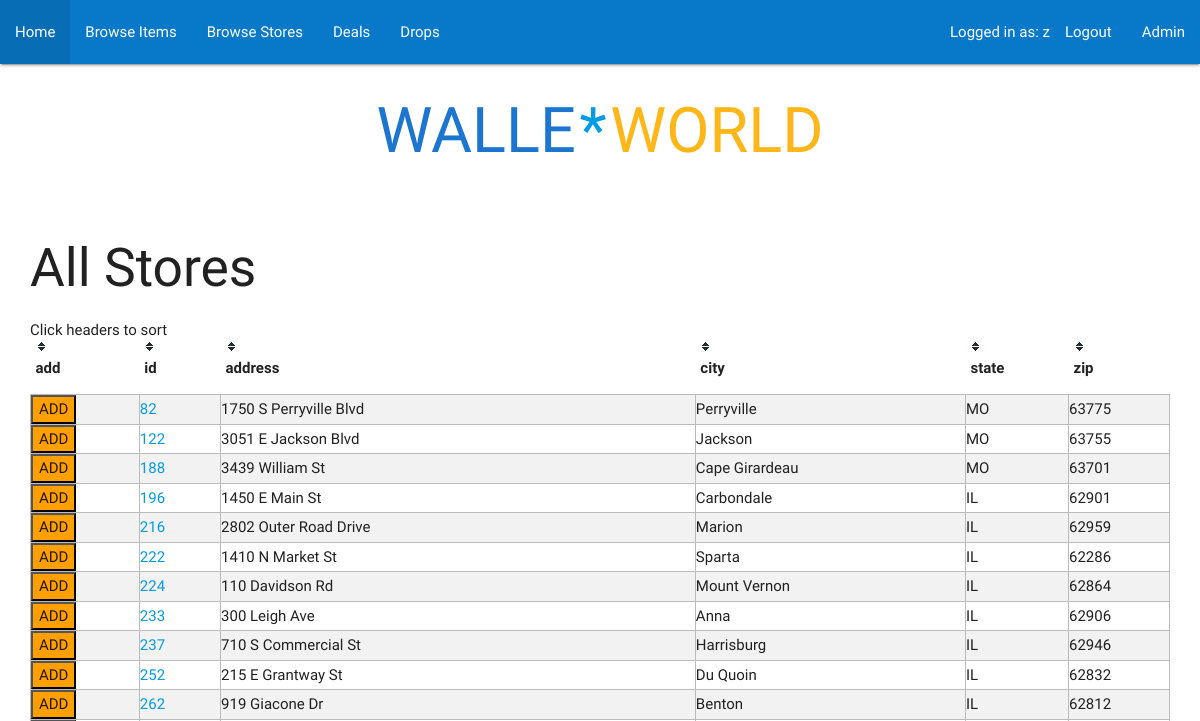
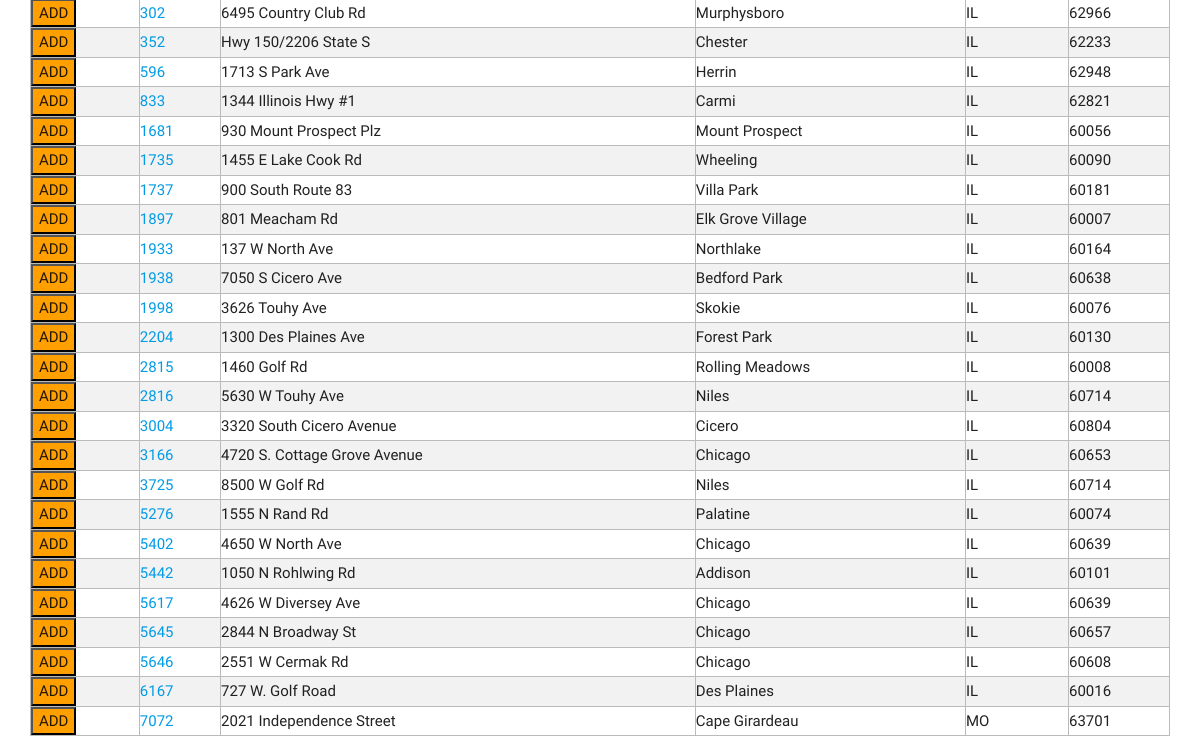
Before: /browsestores (signed in) with the older database file (2 pictures, top to bottom).
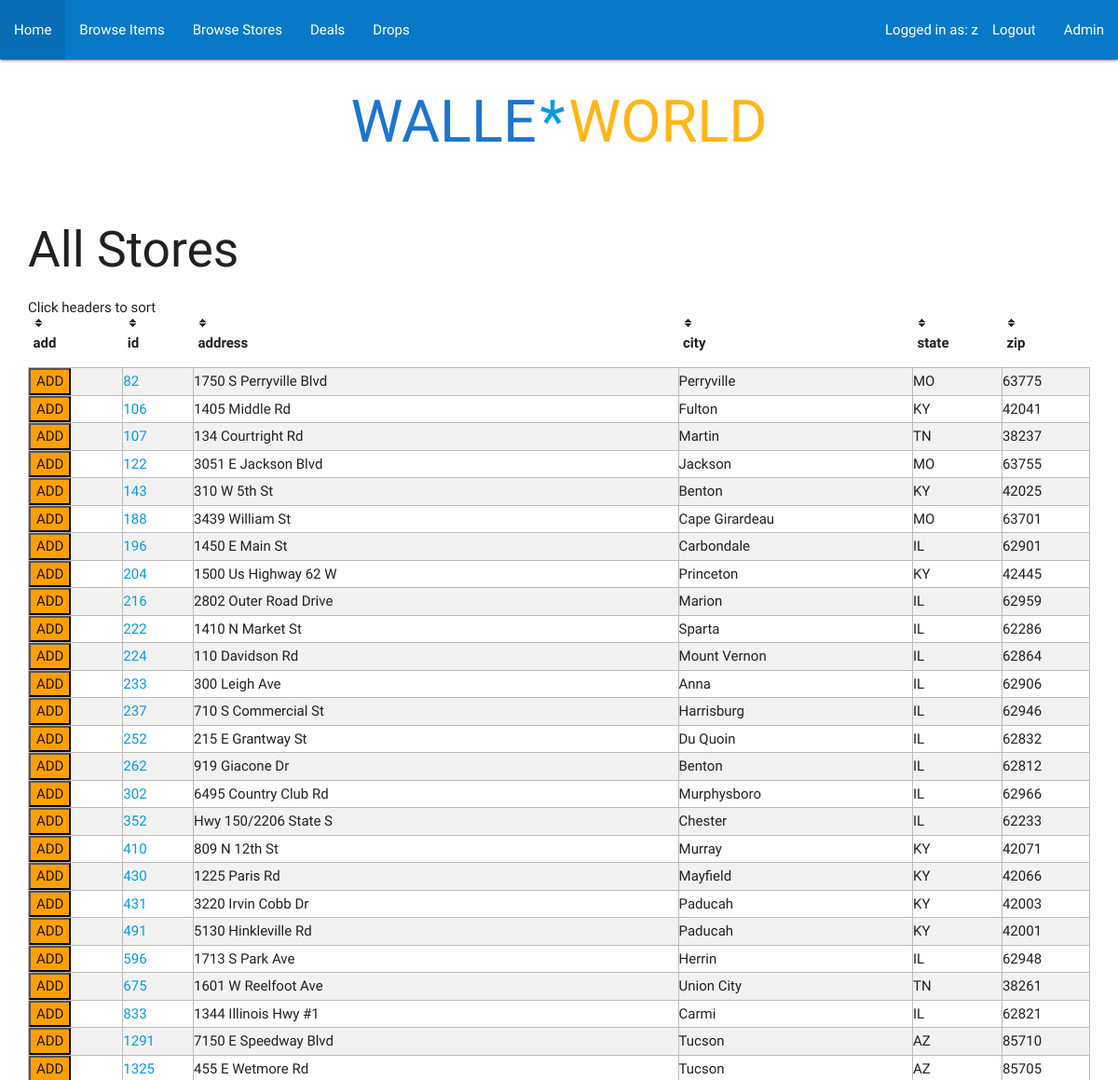
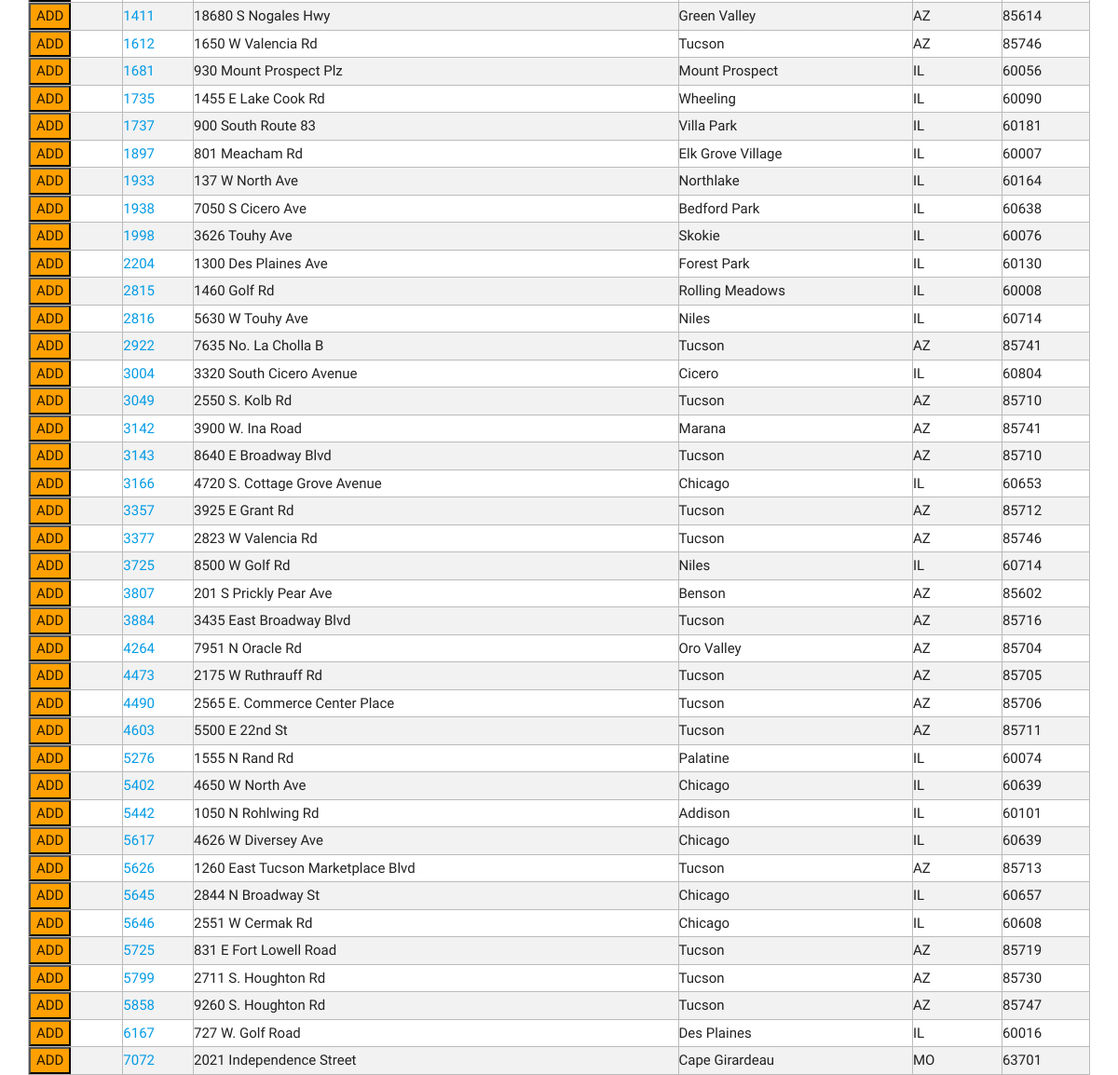
After: the same page with the newer database file (2 pictures, top to bottom).
### tables this page shows
CREATE TABLE stores (
  id integer primary key not null,
  street text not null,
  distance numeric not null,
  city text not null,
  state text not null,
  zip integer not null,
  coords numeric not null
);

### application.py (the view)
@app.route('/browsestores', methods=['GET'])
@login_required
def browsestores():
    db = get_db()
    stores = query_db('SELECT id, city, state, street, zip FROM stores')
    return render_template("browsestores.html", stores=stores)

### application.py (called while the page is built)
def connect_db():
    rv = sqlite3.connect(app.config['DATABASE'])
    rv.row_factory = sqlite3.Row
    return rv

def query_db(query, args=(), one=False):
    cur = get_db().execute(query, args)
    rv = cur.fetchall()
    cur.close()
    return (rv[0] if rv else None) if one else rv

def get_db():
    if not hasattr(g, 'sqlite_db'):
        g.sqlite_db = connect_db()
    return g.sqlite_db

### helpers.py (called while the page is built)
def login_required(f):
    @wraps(f)
    def decorated_function(*args, **kwargs):
        if session.get("user_id") is None:
            return redirect("/login")
        return f(*args, **kwargs)
    return decorated_function

### templates/browsestores.html (shortened to what this page needs)
{% extends "layout.html" %}
{% block body %}
<h2>All Stores</h2>
Click headers to sort
<table class="striped tablesorter" id="allstores">
    <thead>
  <tr><th>add</th><th>id</th><th>address</th><th>city</th><th>state</th><th>zip</th></tr>
  </thead>
<tbody>
{%for store in stores%}
<tr>
<td><button class="waves-effect waves-light amber darken-2 btn-small" id="{{store.id}}.add" onclick="addStore()">ADD</button></td>
<td><a href="/store?store={{store.id}}">{{store.id}}</a></td> <td>{{store.street}}</td><td>{{store.city}}</td><td>{{store.state}}</td><td>{{store.zip}}</td>
</tr>
{%endfor%}
</tbody>
</table>
{% endblock %}

### templates/layout.html (shortened to what this page needs)
<!doctype html>
<link rel=stylesheet type=text/css href="{{ url_for('static', filename='style.css') }}">
<link type="text/css" rel="stylesheet" href="{{ url_for('static', filename='materialize/css/materialize.min.css') }}" media="screen,projection" />
<link type="text/css" rel="stylesheet" href="{{ url_for('static', filename='style.css') }}" />
<body>
    <div class=page>
        <nav>
            <div class="nav-wrapper">
                <ul id="nav-mobile" class="left hide-on-med-and-down">
                    <li><a href="/">Home</a></li>
                    <li><a href="/browseitems">Browse Items</a></li>
                    <li><a href="/browsestores">Browse Stores</a></li>
                    <li><a href="/deals">Deals</a></li>
                    <li><a href="/pricedrops">Drops</a></li>
                </ul>
                <ul id="nav-mobile" class="right hide-on-med-and-down">
                    <li> {% if session.username %} Logged in as: {{session.username}} {% endif %}
                    </li>
                    <li><a href="{{url_for('login')}}">      {% if not session.username %}Login <li><a href="{{url_for('register')}}">Register</a></li>
                    {%else%}Logout{%endif%}</a></li>
                    {% if session.level == 2 %}<li><a href="{{url_for('admin')}}">Admin</a></li>{%endif%}
                </ul>
            </div>
        </nav>
        <div class="container">
            <center>
            <a href="/">
                    <h1 class="w">WALLE</h1>
                    <h1>*</h1>
                    <h1 class="m">WORLD</h1>
            </a>
            </center>
            <br>
            {% block body %} {% endblock %}
        </div>
    </div>
</body>

### static/style.css (style rules this page uses)
h1.w { color: #1c75cf; display: inline-block; }
h1.m { color: #ffb619; display: inline-block; }
h1 { display: inline-block; }
td { padding: 0; border: 1px solid #bbbbbb; }
nav { background-color: #0879c9; }
.container { width: 95%; }
table.tablesorter thead tr .header { background-image: url(bg.gif); background-repeat: no-repeat; cursor: pointer; }

Changed rows visible on the page:
added stores: id "106", street "1405 Middle Rd", city "Fulton", state "KY", zip "42041"
added stores: id "107", street "134 Courtright Rd", city "Martin", state "TN", zip "38237"
added stores: id "143", street "310 W 5th St", city "Benton", state "KY", zip "42025"
added stores: id "204", street "1500 Us Highway 62 W", city "Princeton", state "KY", zip "42445"
added stores: id "410", street "809 N 12th St", city "Murray", state "KY", zip "42071"
added stores: id "430", street "1225 Paris Rd", city "Mayfield", state "KY", zip "42066"
added stores: id "431", street "3220 Irvin Cobb Dr", city "Paducah", state "KY", zip "42003"
added stores: id "491", street "5130 Hinkleville Rd", city "Paducah", state "KY", zip "42001"
added stores: id "675", street "1601 W Reelfoot Ave", city "Union City", state "TN", zip "38261"
added stores: id "1291", street "7150 E Speedway Blvd", city "Tucson", state "AZ", zip "85710"
added stores: id "1325", street "455 E Wetmore Rd", city "Tucson", state "AZ", zip "85705"
added stores: id "1411", street "18680 S Nogales Hwy", city "Green Valley", state "AZ", zip "85614"
added stores: id "1612", street "1650 W Valencia Rd", city "Tucson", state "AZ", zip "85746"
added stores: id "2922", street "7635 No. La Cholla B", city "Tucson", state "AZ", zip "85741"
added stores: id "3049", street "2550 S. Kolb Rd", city "Tucson", state "AZ", zip "85710"
added stores: id "3142", street "3900 W. Ina Road", city "Marana", state "AZ", zip "85741"
added stores: id "3143", street "8640 E Broadway Blvd", city "Tucson", state "AZ", zip "85710"
added stores: id "3357", street "3925 E Grant Rd", city "Tucson", state "AZ", zip "85712"
added stores: id "3377", street "2823 W Valencia Rd", city "Tucson", state "AZ", zip "85746"
added stores: id "3807", street "201 S Prickly Pear Ave", city "Benson", state "AZ", zip "85602"
added stores: id "3884", street "3435 East Broadway Blvd", city "Tucson", state "AZ", zip "85716"
added stores: id "4264", street "7951 N Oracle Rd", city "Oro Valley", state "AZ", zip "85704"
added stores: id "4473", street "2175 W Ruthrauff Rd", city "Tucson", state "AZ", zip "85705"
added stores: id "4490", street "2565 E. Commerce Center Place", city "Tucson", state "AZ", zip "85706"
added stores: id "4603", street "5500 E 22nd St", city "Tucson", state "AZ", zip "85711"
added stores: id "5626", street "1260 East Tucson Marketplace Blvd", city "Tucson", state "AZ", zip "85713"
added stores: id "5725", street "831 E Fort Lowell Road", city "Tucson", state "AZ", zip "85719"
added stores: id "5799", street "2711 S. Houghton Rd", city "Tucson", state "AZ", zip "85730"
added stores: id "5858", street "9260 S. Houghton Rd", city "Tucson", state "AZ", zip "85747"
